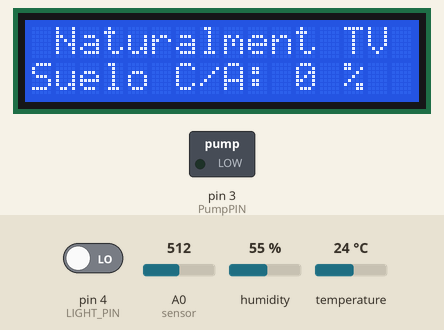
Simulated run of this sketch. Board: Arduino Uno, built with avr-gcc and run on an emulated ATmega328P. Shown: 16×2 character LCD, switched loads named in the sketch (green lamp = pin HIGH). The inputs (shaded band) are chosen by the test bench; at power-on: A0 (sensor) = 512, humidity 55 %, pin 4 (LIGHT_PIN) LOW, temperature 24 °C. What the sketch prints to the serial monitor is not drawn.

Above: at 10.2 s.
At 21.5 s:
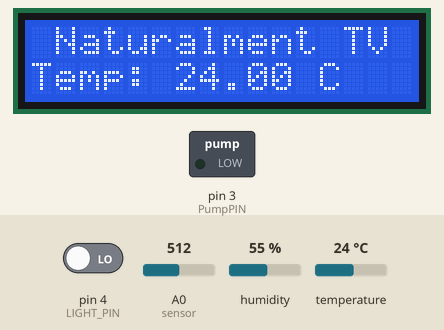
21.6 s: A0 (sensor) set to 416
39.3 s: A0 (sensor) set to 383
At 60.9 s:
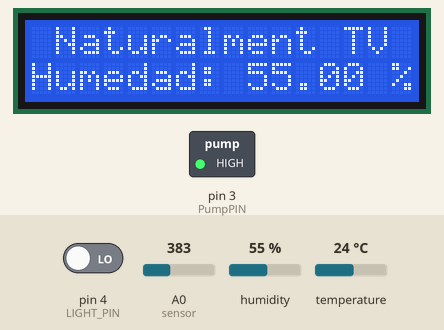
61.3 s: humidity set to 22 %
At 78.6 s:
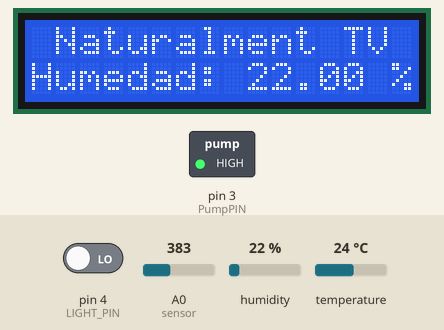
Timing chart, 0 to 80.1 s (numbered marks = the images above; inputs shaded):
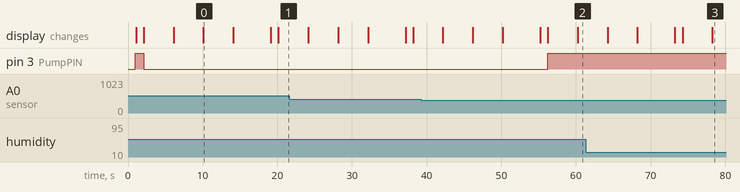

Measured:
- the behaviour switches between 400 and 399 on A0 (sensor) (found by bisection; images 1 and 2)
- after the input at 39.3 s, pin 3 (PumpPIN): LOW → HIGH after 16.9 s
- what the display in image 0 shows lasts 4.0 s, from 10.1 s to 14.1 s

The sketch:

automatic_green_house_apto.ino
```cpp
/**** Libraries *****/

// DHT-22 Sensor for temperature and humidity
#include <DHT.h>
#define DHT_PIN 7       // Pin connected to the DHT-22 sensor
#define DHT_TYPE DHT11  // DHT 11  (AM2302)
DHT TempSensor(DHT_PIN, DHT_TYPE);

// JSON library for data logging
#include <ArduinoJson.h>
StaticJsonDocument<256> jsonDoc;

// Relay for pump control
const int PumpPIN = 3;

// LCD display
#include <LiquidCrystal.h>
const int rs = 8, en = 9, d4 = 10, d5 = 11, d6 = 12, d7 = 13;
LiquidCrystal lcd(rs, en, d4, d5, d6, d7);

// Light sensor
#define LIGHT_PIN 4  // Pin connected to DO pin of the LDR module

/**** Constants *****/
const int AirValue = 463;    // Sensor value when soil is completely dry
const int WaterValue = 210;  // Sensor value when submerged in water

/**** Global Variables *****/
float temp = 0.0;
float humidity = 0.0;
int moisturePercent = 0;
int irrigation = 0;
int lightState;

/**** Function Declarations *****/
void pumpOn(bool registerLog = true);
void pumpOff(bool registerLog = true);
void getTemperature();
void getHumidity();
void getMoisture();
void getLight();
void displayData();
void addData(const char* key, String value);
void printJson();

void setup() {
  Serial.begin(115200);
  //
  TempSensor.begin();
  delay(1000);
  // Initialize pump
  pinMode(PumpPIN, OUTPUT);
  pumpOff(false);  // Ensure pump is off initially

  // Initialize LCD
  lcd.begin(16, 2);

  // Initialize light sensor
  pinMode(LIGHT_PIN, INPUT);
}

void loop() {
  lcd.clear();

  getTemperature();
  delay(1000);
  getHumidity();
  getMoisture();

  if (moisturePercent < 25) {
    pumpOn();
  } else {
    pumpOff();
  }

  getLight();
  printJson();
  displayData();

  delay(1000);  // Add a delay to avoid overwhelming the loop
}

/**** Function Definitions *****/
void pumpOn(bool registerLog) {
  digitalWrite(PumpPIN, LOW);  // Turn the pump on
  irrigation = 1;              // Update irrigation state

  if (registerLog) {
    addData("i", String(irrigation));  // Log the irrigation state
  }
}

void pumpOff(bool registerLog) {
  digitalWrite(PumpPIN, HIGH);  // Turn the pump off
  irrigation = 0;               // Update irrigation state

  if (registerLog) {
    addData("i", String(irrigation));  // Log the irrigation state
  }
}

void getTemperature() {
  temp = TempSensor.readTemperature();
  addData("t", String(temp));
}

void getHumidity() {
  humidity = TempSensor.readHumidity();
  addData("h", String(humidity));
}

void getMoisture() {
  int moistureRaw = analogRead(A0);  // Read moisture sensor value
  addData("mr", String(moistureRaw));

  moisturePercent = map(moistureRaw, AirValue, WaterValue, 0, 100);
  moisturePercent = constrain(moisturePercent, 0, 100);
  addData("m", String(moisturePercent));
}

void getLight() {
  lightState = digitalRead(LIGHT_PIN);
  if (lightState == 1) {
    lightState = 0;
  } else {
    lightState = 1;
  }
  addData("ls", String(lightState));
}

void displayData() {
  lcd.setCursor(1, 0);
  lcd.print("Naturalment TV");

  lcd.setCursor(0, 1);
  lcd.print("Temp: ");
  lcd.print(temp);
  lcd.print(" C       ");
  delay(4000);

  lcd.setCursor(0, 1);
  lcd.print("Humedad: ");
  lcd.print(humidity);
  lcd.print(" %       ");
  delay(4000);

  lcd.setCursor(0, 1);
  lcd.print("Suelo C/A: ");
  lcd.print(moisturePercent);
  lcd.print(" %          ");
  delay(4000);

  lcd.setCursor(0, 1);
  lcd.print("Sol: ");
  if (lightState == 0)
    lcd.print("Ausente      ");
  else
    lcd.print("Presente     ");

  delay(4000);
}

void addData(const char* key, String value) {
  jsonDoc[key] = value;
}

void printJson() {
  String jsonString;
  serializeJson(jsonDoc, jsonString);
  Serial.println(jsonString);
}
```
